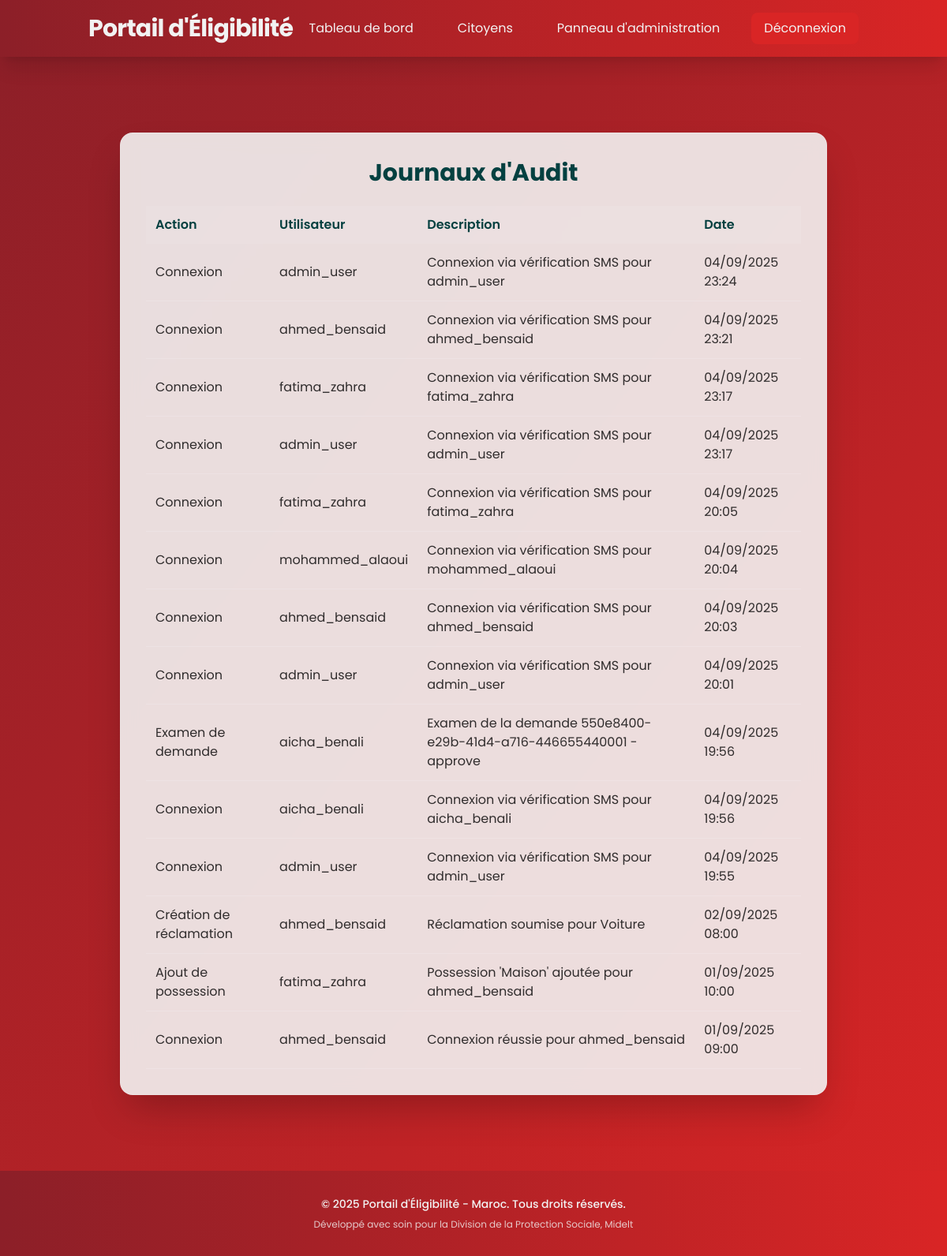
The page /admin-panel/audit-logs/ (signed in) on the database as committed earlier.
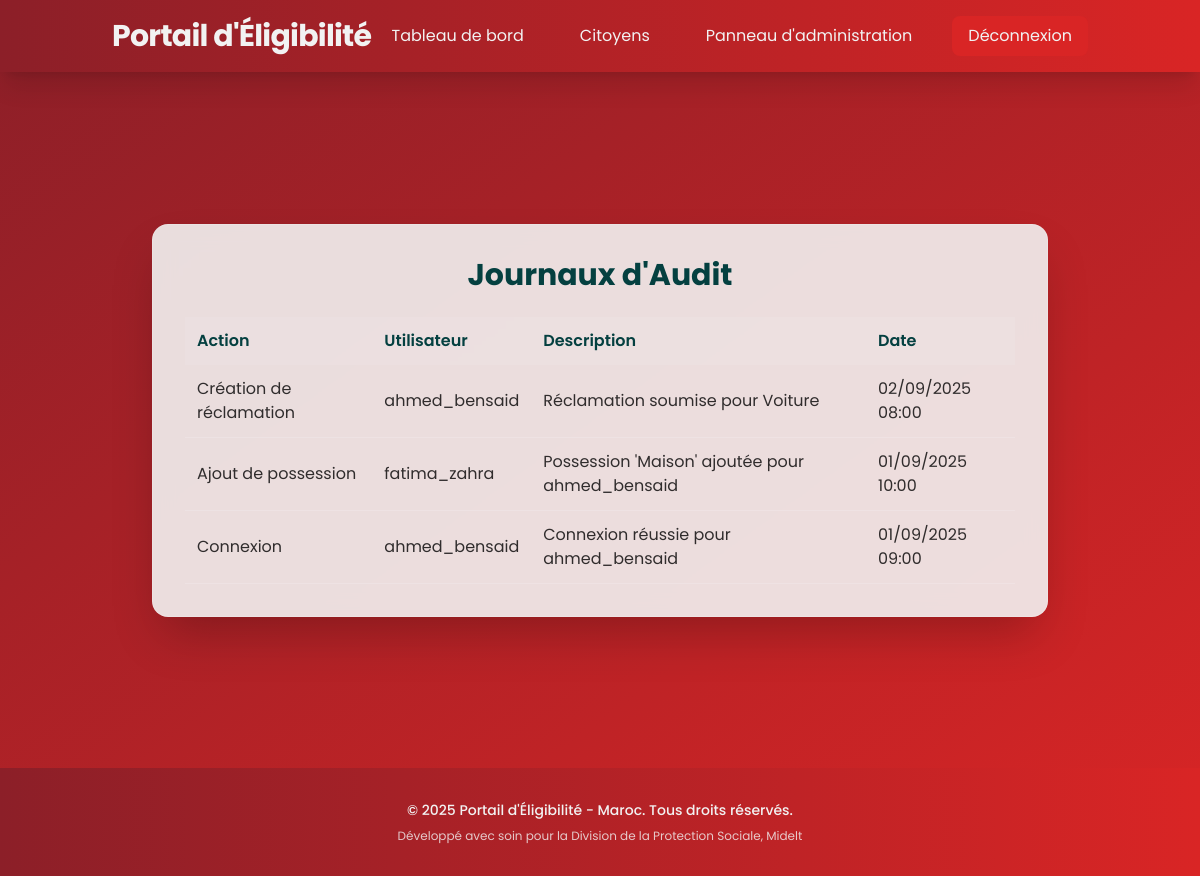
The same page on the database as committed later.
### website/models.py (models this page shows)
class AuditLog(models.Model):
    ACTION_TYPES = [
        ('user_login', 'User Login'),
        ('possession_added', 'Possession Added'),
        ('possession_updated', 'Possession Updated'),
        ('reclamation_created', 'Reclamation Created'),
        ('reclamation_investigated', 'Reclamation Investigated'),
        ('fine_applied', 'Fine Applied'),
        ('application_submitted', 'Application Submitted'),
        ('application_reviewed', 'Application Reviewed'),
        ('calculation_performed', 'Social Indicator Calculated'),
    ]
    user = models.ForeignKey(User, on_delete=models.CASCADE)
    action_type = models.CharField(max_length=30, choices=ACTION_TYPES)
    description = models.TextField()
    ip_address = models.GenericIPAddressField()
    user_agent = models.TextField()
    related_citizen = models.ForeignKey(User, on_delete=models.CASCADE, null=True, blank=True, related_name='audit_logs_about')
    metadata = models.JSONField(default=dict)  # Store additional context
    timestamp = models.DateTimeField(auto_now_add=True)

class User(AbstractUser):
    USER_TYPES = [
        ('citizen', 'Citizen'),
        ('data_entry_staff', 'Data Entry Staff'),
        ('investigator', 'Investigator'),
        ('supervisor', 'Supervisor'),
        ('admin', 'Admin'),
    ]
    user_type = models.CharField(max_length=20, choices=USER_TYPES, default='citizen')
    national_id = models.CharField(max_length=20, unique=True)
    phone_validator = RegexValidator(regex=r'^\+212[0-9]{9}$', message="Phone number must be in format: '+212xxxxxxxxx'")
    phone_number = models.CharField(validators=[phone_validator], max_length=17, unique=True)
    birth_date = models.DateField(null=True, blank=True)
    address = models.TextField(blank=True)
    is_verified = models.BooleanField(default=False)
    verification_code = models.CharField(max_length=6, blank=True)
    created_at = models.DateTimeField(auto_now_add=True)
    updated_at = models.DateTimeField(auto_now=True)
    groups = models.ManyToManyField(
        'auth.Group',
        verbose_name='groups',
        blank=True,
        related_name='website_user_groups',  # Unique related_name
        help_text='The groups this user belongs to.',
    )
    user_permissions = models.ManyToManyField(
        'auth.Permission',
        verbose_name='user permissions',
        blank=True,
        related_name='website_user_permissions',  # Unique related_name
        help_text='Specific permissions for this user.',
    )

### website/views.py (the view)
# urls.py: path('admin-panel/audit-logs/', views.audit_logs, name='audit_logs'),
@login_required
@user_passes_test(is_admin)
def audit_logs(request):
    logs = AuditLog.objects.order_by('-timestamp')
    return render(request, 'admin/audit_logs.html', {'logs': logs})

### website/views.py (called while the page is built)
def is_admin(user):
    return user.user_type == 'admin'

### website/templates/admin/audit_logs.html (shortened to what this page needs)
{% extends 'base.html' %}
{% block content %}
<div class="flex items-center justify-center py-12" style="height:fit-content; min-height: 75vh;">
    <div class="glass p-8 rounded-2xl shadow-2xl w-full max-w-4xl animate-fade-in-up">
        <h1 class="text-3xl font-bold text-center text-[#044040] mb-6">Journaux d'Audit</h1>
        {% if logs %}
            <table class="w-full border-collapse">
                <thead>
                    <tr class="bg-[#F2F2F2]/10">
                        <th class="p-3 text-left text-[#044040] font-semibold">Action</th>
                        <th class="p-3 text-left text-[#044040] font-semibold">Utilisateur</th>
                        <th class="p-3 text-left text-[#044040] font-semibold">Description</th>
                        <th class="p-3 text-left text-[#044040] font-semibold">Date</th>
                    </tr>
                </thead>
                <tbody>
                    {% for log in logs %}
                        <tr class="border-b border-[#F2F2F2]/20">
                            <td class="p-3 text-[#000000]/80">
                                {% if log.action_type == 'user_login' %}Connexion
                                {% elif log.action_type == 'possession_added' %}Ajout de possession
                                {% elif log.action_type == 'possession_updated' %}Mise à jour de possession
                                {% elif log.action_type == 'reclamation_created' %}Création de réclamation
                                {% elif log.action_type == 'reclamation_investigated' %}Investigation de réclamation
                                {% elif log.action_type == 'fine_applied' %}Application d'amende
                                {% elif log.action_type == 'application_submitted' %}Soumission de demande
                                {% elif log.action_type == 'application_reviewed' %}Examen de demande
                                {% elif log.action_type == 'calculation_performed' %}Calcul d'indicateur social
                                {% endif %}
                            </td>
                            <td class="p-3 text-[#000000]/80">{{ log.user.username }}</td>
                            <td class="p-3 text-[#000000]/80">{{ log.description|truncatewords:10 }}</td>
                            <td class="p-3 text-[#000000]/80">{{ log.timestamp|date:"d/m/Y H:i" }}</td>
                        </tr>
                    {% endfor %}
                </tbody>
            </table>
        {% else %}
            <p class="text-[#000000]/80">Aucun journal d'audit enregistré.</p>
        {% endif %}
    </div>
</div>
{% endblock %}

Rows that differ between the two databases and show on the page:
removed AuditLog: action_type "Connexion", user.username "admin_user", description "Connexion via vérification SMS pour admin_user", timestamp "04/09/2025 23:24"
removed AuditLog: action_type "Connexion", user.username "ahmed_bensaid", description "Connexion via vérification SMS pour ahmed_bensaid", timestamp "04/09/2025 23:21"
removed AuditLog: action_type "Connexion", user.username "fatima_zahra", description "Connexion via vérification SMS pour fatima_zahra", timestamp "04/09/2025 23:17"
removed AuditLog: action_type "Connexion", user.username "admin_user", description "Connexion via vérification SMS pour admin_user", timestamp "04/09/2025 23:17"
removed AuditLog: action_type "Connexion", user.username "fatima_zahra", description "Connexion via vérification SMS pour fatima_zahra", timestamp "04/09/2025 20:05"
removed AuditLog: action_type "Connexion", user.username "mohammed_alaoui", description "Connexion via vérification SMS pour mohammed_alaoui", timestamp "04/09/2025 20:04"
removed AuditLog: action_type "Connexion", user.username "ahmed_bensaid", description "Connexion via vérification SMS pour ahmed_bensaid", timestamp "04/09/2025 20:03"
removed AuditLog: action_type "Connexion", user.username "admin_user", description "Connexion via vérification SMS pour admin_user", timestamp "04/09/2025 20:01"
removed AuditLog: shows "Examen de demande", user.username "aicha_benali", description "Examen de la demande 550e8400-e29b-41d4-a716-446655440001 - approve", timestamp "04/09/2025 19:56"
removed AuditLog: action_type "Connexion", user.username "aicha_benali", description "Connexion via vérification SMS pour aicha_benali", timestamp "04/09/2025 19:56"
removed AuditLog: action_type "Connexion", user.username "admin_user", description "Connexion via vérification SMS pour admin_user", timestamp "04/09/2025 19:55"
